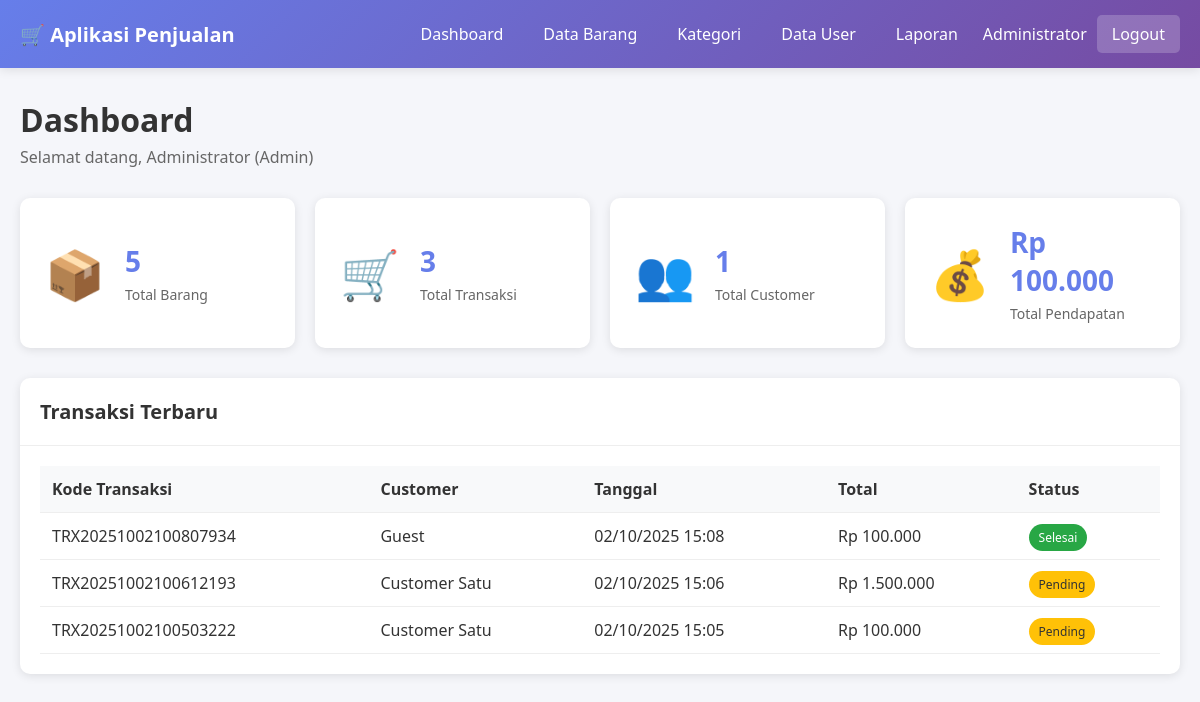
/dashboard.php (signed in), run on the app's committed database.
### tables this page shows
CREATE TABLE `transaksi` (
  `id` int(11) NOT NULL,
  `kode_transaksi` varchar(50) NOT NULL,
  `id_customer` int(11) DEFAULT NULL,
  `id_kasir` int(11) DEFAULT NULL,
  `tanggal_transaksi` datetime DEFAULT current_timestamp(),
  `total_harga` decimal(10,2) NOT NULL,
  `status` enum('pending','selesai','batal') DEFAULT 'pending'
);

CREATE TABLE `users` (
  `id` int(11) NOT NULL,
  `username` varchar(50) NOT NULL,
  `password` varchar(255) NOT NULL,
  `nama_lengkap` varchar(100) NOT NULL,
  `email` varchar(100) DEFAULT NULL,
  `role` enum('admin','kasir','customer') NOT NULL,
  `alamat` text DEFAULT NULL,
  `no_telp` varchar(20) DEFAULT NULL,
  `created_at` timestamp NOT NULL DEFAULT current_timestamp()
);

### config.php (called while the page is built, shortened)
<?php
function format_rupiah($angka) {
    return "Rp " . number_format($angka, 0, ',', '.');
}
?>

### dashboard.php (the view, shortened to what this page needs)
<?php
require_once 'config.php';
$stats = [];
if ($_SESSION['role'] == 'admin') {
    $stats['total_barang'] = mysqli_fetch_assoc(mysqli_query($conn, "SELECT COUNT(*) as total FROM barang"))['total'];
    $stats['total_transaksi'] = mysqli_fetch_assoc(mysqli_query($conn, "SELECT COUNT(*) as total FROM transaksi"))['total'];
    $stats['total_customer'] = mysqli_fetch_assoc(mysqli_query($conn, "SELECT COUNT(*) as total FROM users WHERE role='customer'"))['total'];
    $stats['total_pendapatan'] = mysqli_fetch_assoc(mysqli_query($conn, "SELECT SUM(total_harga) as total FROM transaksi WHERE status='selesai'"))['total'] ?? 0;
}
$query_transaksi = "SELECT t.*, u.nama_lengkap as nama_customer
                    FROM transaksi t
                    LEFT JOIN users u ON t.id_customer = u.id
                    ORDER BY t.tanggal_transaksi DESC LIMIT 10";
$transaksi_terbaru = mysqli_query($conn, $query_transaksi);
?>
<!DOCTYPE html>
<html lang="id">
<head>
    <link rel="stylesheet" href="style.css">
</head>
<body>
    <?php include 'navbar.php'; ?>
    <div class="container">
        <div class="page-header">
            <h1>Dashboard</h1>
            <p>Selamat datang, <?php echo $_SESSION['nama_lengkap']; ?> (<?php echo ucfirst($_SESSION['role']); ?>)</p>
        </div>
        <?php if ($_SESSION['role'] == 'admin'): ?>
        <div class="stats-grid">
            <div class="stat-card">
                <div class="stat-icon">📦</div>
                <div class="stat-info">
                    <h3><?php echo $stats['total_barang']; ?></h3>
                    <p>Total Barang</p>
                </div>
            </div>
            <div class="stat-card">
                <div class="stat-icon">🛒</div>
                <div class="stat-info">
                    <h3><?php echo $stats['total_transaksi']; ?></h3>
                    <p>Total Transaksi</p>
                </div>
            </div>
            <div class="stat-card">
                <div class="stat-icon">👥</div>
                <div class="stat-info">
                    <h3><?php echo $stats['total_customer']; ?></h3>
                    <p>Total Customer</p>
                </div>
            </div>
            <div class="stat-card">
                <div class="stat-icon">💰</div>
                <div class="stat-info">
                    <h3><?php echo format_rupiah($stats['total_pendapatan']); ?></h3>
                    <p>Total Pendapatan</p>
                </div>
            </div>
        </div>
        <?php endif; ?>
        <div class="card">
            <div class="card-header">
                <h2>Transaksi Terbaru</h2>
            </div>
            <div class="card-body">
                <table class="table">
                    <thead>
                        <tr>
                            <th>Kode Transaksi</th>
                            <th>Customer</th>
                            <th>Tanggal</th>
                            <th>Total</th>
                            <th>Status</th>
                        </tr>
                    </thead>
                    <tbody>
                        <?php while ($row = mysqli_fetch_assoc($transaksi_terbaru)): ?>
                        <tr>
                            <td><?php echo $row['kode_transaksi']; ?></td>
                            <td><?php echo $row['nama_customer'] ?? 'Guest'; ?></td>
                            <td><?php echo date('d/m/Y H:i', strtotime($row['tanggal_transaksi'])); ?></td>
                            <td><?php echo format_rupiah($row['total_harga']); ?></td>
                            <td>
                                <span class="badge badge-<?php echo $row['status']; ?>">
                                    <?php echo ucfirst($row['status']); ?>
                                </span>
                            </td>
                        </tr>
                        <?php endwhile; ?>
                    </tbody>
                </table>
            </div>
        </div>
    </div>
</body>
</html>

### style.css (style rules this page uses)
* { margin: 0; padding: 0; box-sizing: border-box; }
body { font-family: 'Segoe UI', Tahoma, Geneva, Verdana, sans-serif; background: #f5f6fa; color: #333; }
.container { max-width: 1200px; margin: 30px auto; padding: 0 20px; }
.page-header { margin-bottom: 30px; }
.page-header h1 { font-size: 32px; color: #333; margin-bottom: 5px; }
.page-header p { color: #666; }
.stats-grid { display: grid; grid-template-columns: repeat(auto-fit, minmax(250px, 1fr)); gap: 20px; margin-bottom: 30px; }
.stat-card { background: white; padding: 25px; border-radius: 10px; box-shadow: 0 2px 10px rgba(0,0,0,0.1); display: flex; align-items: center; gap: 20px; }
.stat-icon { font-size: 48px; }
.stat-info h3 { font-size: 28px; color: #667eea; margin-bottom: 5px; }
.stat-info p { color: #666; font-size: 14px; }
.card { background: white; border-radius: 10px; box-shadow: 0 2px 10px rgba(0,0,0,0.1); margin-bottom: 30px; }
.card-header { padding: 20px; border-bottom: 1px solid #eee; display: flex; justify-content: space-between; align-items: center; }
.card-header h2 { font-size: 20px; color: #333; }
.card-body { padding: 20px; }
.table { width: 100%; border-collapse: collapse; }
.table thead { background: #f8f9fa; }
.table th, .table td { padding: 12px; text-align: left; border-bottom: 1px solid #eee; }
.table th { font-weight: 600; color: #333; }
.badge { padding: 5px 10px; border-radius: 20px; font-size: 12px; font-weight: 500; }
.badge-pending { background: #ffc107; color: #333; }
.badge-selesai { background: #28a745; color: white; }

### data on the page
transaksi: kode_transaksi "TRX20251002100807934", nama_customer "Guest", tanggal_transaksi "02/10/2025 15:08", total_harga "Rp 100.000", status "Selesai"
transaksi: kode_transaksi "TRX20251002100612193", id_customer.nama_lengkap "Customer Satu", tanggal_transaksi "02/10/2025 15:06", total_harga "Rp 1.500.000", status "Pending"
transaksi: kode_transaksi "TRX20251002100503222", id_customer.nama_lengkap "Customer Satu", tanggal_transaksi "02/10/2025 15:05", total_harga "Rp 100.000", status "Pending"

### other printed values
$_SESSION['nama_lengkap'] "Administrator"
$_SESSION['role'] "Admin"
$stats['total_barang'] "5"
$stats['total_transaksi'] "3"
$stats['total_customer'] "1"
format_rupiah($stats['total_pendapatan']) "Rp 100.000"
